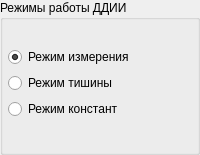
                        <widget class="QGroupBox" name="groupBox_10">
                         <property name="minimumSize">
                          <size>
                           <width>80</width>
                           <height>155</height>
                          </size>
                         </property>
                         <property name="styleSheet">
                          <string notr="true">font: 11pt &quot;MS Shell Dlg 2&quot;;</string>
                         </property>
                         <property name="title">
                          <string>Режимы работы ДДИИ</string>
                         </property>
                         <layout class="QGridLayout" name="gridLayout_11">
                          <property name="leftMargin">
                           <number>5</number>
                          </property>
                          <property name="topMargin">
                           <number>5</number>
                          </property>
                          <property name="rightMargin">
                           <number>5</number>
                          </property>
                          <item row="0" column="0">
                           <layout class="QGridLayout" name="gridLayout_21">
                            <item row="1" column="0">
                             <widget class="QRadioButton" name="radioButton_slnt_mode">
                              <property name="text">
                               <string>Режим тишины</string>
                              </property>
                             </widget>
                            </item>
                            <item row="2" column="0">
                             <widget class="QRadioButton" name="radioButton_const_mode">
                              <property name="text">
                               <string>Режим констант</string>
                              </property>
                             </widget>
                            </item>
                            <item row="0" column="0">
                             <widget class="QRadioButton" name="radioButton_cmbt_mode">
                              <property name="text">
                               <string>Режим измерения</string>
                              </property>
                              <property name="checked">
                               <bool>true</bool>
                              </property>
                             </widget>
                            </item>
                           </layout>
                          </item>
                         </layout>
                        </widget>
